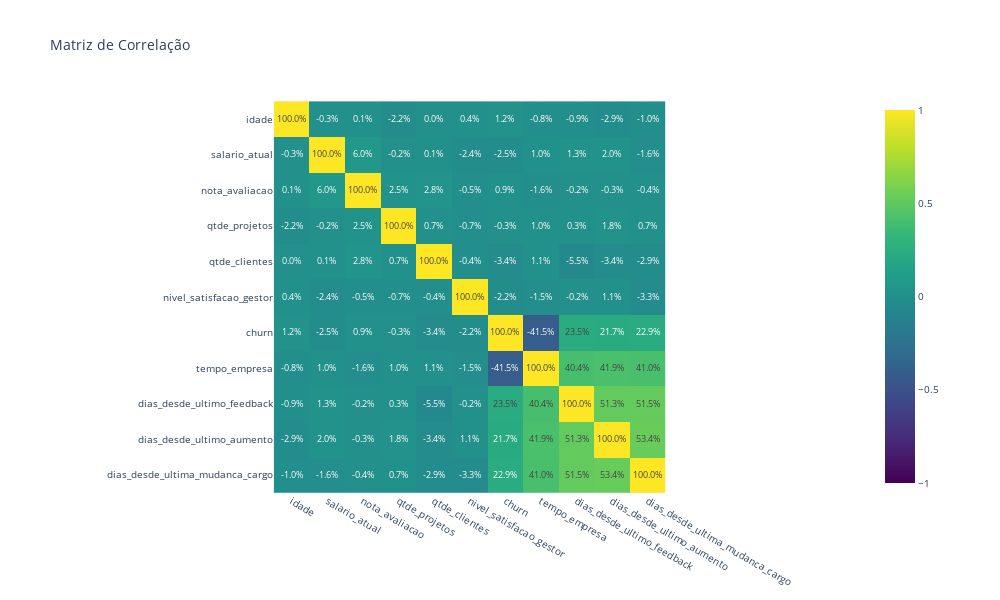

Notebook cell for this chart:
### Code cell
# Matriz de correlaçao
colunas_numericas = df_employees.select_dtypes(include=['int64', 'float64']).columns
corr_matriz = df_employees[colunas_numericas].corr()

fig = px.imshow(corr_matriz,
                title='Matriz de Correlação',
                color_continuous_scale='Viridis',
                zmin=-1,
                zmax=1)

fig.update_traces(text=corr_matriz, texttemplate='%{text:.1%}', textfont={'size':9})
fig.update_layout(
    width=1000,
    height=600,
    title_font=dict(size=14),
    font=dict(size=10)
)

fig.show()
